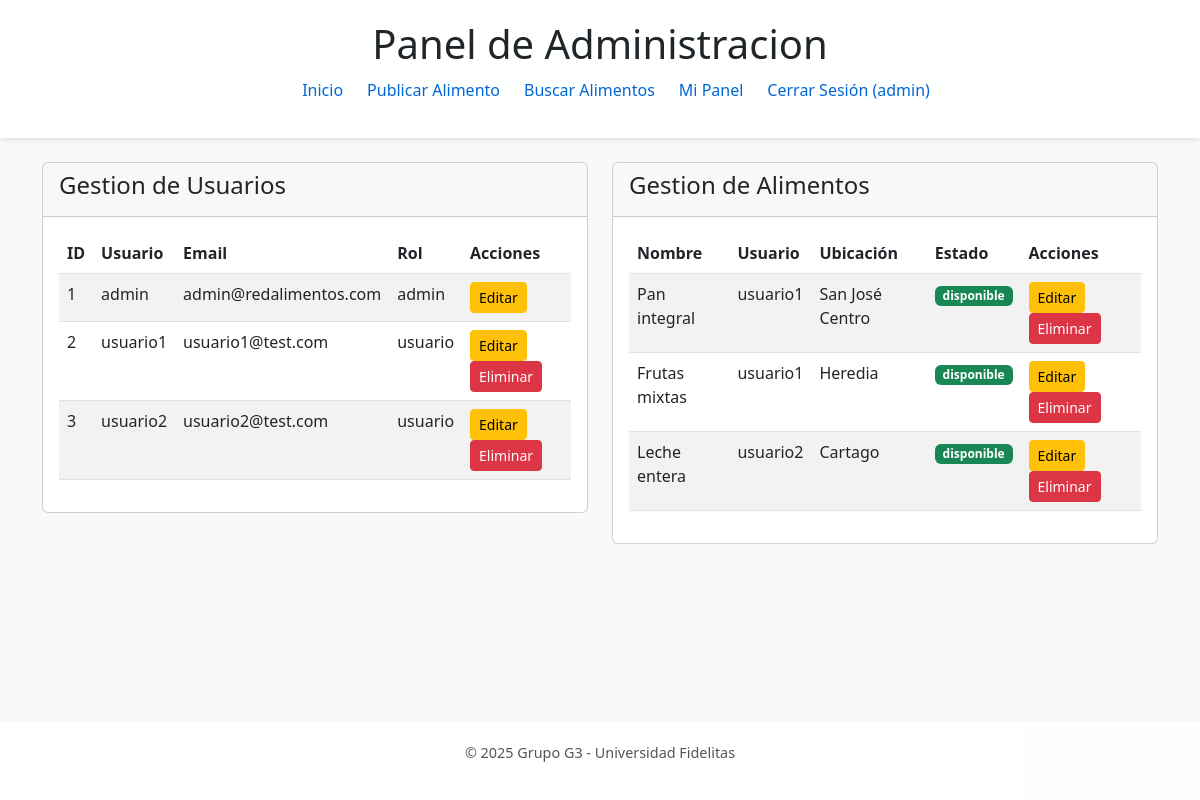
The page /admin.php (signed in) on the database its author committed.
### tables this page shows
CREATE TABLE usuarios (
    id INT AUTO_INCREMENT PRIMARY KEY,
    username VARCHAR(50) NOT NULL UNIQUE,
    email VARCHAR(100) NOT NULL UNIQUE,
    password VARCHAR(255) NOT NULL,
    rol ENUM('usuario', 'admin') DEFAULT 'usuario',
    fecha_registro TIMESTAMP DEFAULT CURRENT_TIMESTAMP
);

CREATE TABLE alimentos (
    id INT AUTO_INCREMENT PRIMARY KEY,
    nombre VARCHAR(100) NOT NULL,
    descripcion TEXT,
    fecha_caducidad DATE,
    imagen VARCHAR(255),
    ubicacion VARCHAR(200),
    usuario_id INT NOT NULL,
    fecha_publicacion TIMESTAMP DEFAULT CURRENT_TIMESTAMP,
    estado ENUM('disponible', 'intercambiado') DEFAULT 'disponible',
    FOREIGN KEY (usuario_id) REFERENCES usuarios(id) ON DELETE CASCADE
);

### admin.php (the view, shortened to what this page needs)
<?php
$conn = Database::connect();
$usuarios = $conn->query("SELECT * FROM usuarios ORDER BY id")->fetch_all(MYSQLI_ASSOC);
$alimentos = $conn->query("SELECT a.*, u.username FROM alimentos a JOIN usuarios u ON a.usuario_id = u.id ORDER BY a.fecha_publicacion DESC")->fetch_all(MYSQLI_ASSOC);
?>
<!DOCTYPE html>
<html>
<head>
    <link rel="stylesheet" href="css/style.css">
    <link href="https://cdn.jsdelivr.net/npm/bootstrap@5.3.0/dist/css/bootstrap.min.css" rel="stylesheet">
</head>
<body class="bg-light">
    <header>
        <h1>Panel de Administracion</h1>
        <nav>
            <ul>
                <li><a href="index.html">Inicio</a></li>
                <li><a href="publicar.php">Publicar Alimento</a></li>
                <li><a href="buscar.php">Buscar Alimentos</a></li>
                <li><a href="panel_usuario.php">Mi Panel</a></li>
                <li><a href="logout.php">Cerrar Sesión (<?= $_SESSION['username'] ?>)</a></li>
            </ul>
        </nav>
    </header>
    <div class="container mt-4">
        <div class="row">
            <div class="col-md-6">
                <div class="card">
                    <div class="card-header">
                        <h4>Gestion de Usuarios</h4>
                    </div>
                    <div class="card-body">
                        <div class="table-responsive">
                            <table class="table table-striped">
                                <thead>
                                    <tr>
                                        <th>ID</th>
                                        <th>Usuario</th>
                                        <th>Email</th>
                                        <th>Rol</th>
                                        <th>Acciones</th>
                                    </tr>
                                </thead>
                                <tbody>
                                    <?php foreach ($usuarios as $usuario): ?>
                                        <tr>
                                            <td><?= $usuario['id'] ?></td>
                                            <td><?= htmlspecialchars($usuario['username']) ?></td>
                                            <td><?= htmlspecialchars($usuario['email']) ?></td>
                                            <td><?= $usuario['rol'] ?></td>
                                            <td>
                                                <button class="btn btn-warning btn-sm" data-bs-toggle="modal"
                                                    data-bs-target="#modalEditarUsuario<?= $usuario['id'] ?>">Editar</button>
                                                <?php if ($usuario['id'] != $_SESSION['usuario_id']): ?>
                                                    <a href="?eliminar_usuario=<?= $usuario['id'] ?>"
                                                        class="btn btn-danger btn-sm"
                                                        onclick="return confirm('¿Eliminar usuario?')">Eliminar</a>
                                                <?php endif; ?>
                                            </td>
                                        </tr>
                                    <?php endforeach; ?>
                                </tbody>
                            </table>
                        </div>
                    </div>
                </div>
            </div>
            <div class="col-md-6">
                <div class="card">
                    <div class="card-header">
                        <h4>Gestion de Alimentos</h4>
                    </div>
                    <div class="card-body">
                        <div class="table-responsive">
                            <table class="table table-striped">
                                <thead>
                                    <tr>
                                        <th>Nombre</th>
                                        <th>Usuario</th>
                                        <th>Ubicación</th>
                                        <th>Estado</th>
                                        <th>Acciones</th>
                                    </tr>
                                </thead>
                                <tbody>
                                    <?php foreach ($alimentos as $alimento): ?>
                                        <tr>
                                            <td><?= htmlspecialchars($alimento['nombre']) ?></td>
                                            <td><?= htmlspecialchars($alimento['username']) ?></td>
                                            <td><?= htmlspecialchars($alimento['ubicacion']) ?></td>
                                            <td>
                                                <span
                                                    class="badge <?= $alimento['estado'] == 'disponible' ? 'bg-success' : 'bg-secondary' ?>">
                                                    <?= $alimento['estado'] ?>
                                                </span>
                                            </td>
                                            <td>
                                                <button class="btn btn-warning btn-sm" data-bs-toggle="modal"
                                                    data-bs-target="#modalEditarAlimento<?= $alimento['id'] ?>">Editar</button>
                                                <a href="?eliminar_alimento=<?= $alimento['id'] ?>"
                                                    class="btn btn-danger btn-sm"
                                                    onclick="return confirm('¿Eliminar alimento?')">Eliminar</a>
                                            </td>
                                        </tr>
                                    <?php endforeach; ?>
                                </tbody>
                            </table>
                        </div>
                    </div>
                </div>
            </div>
        </div>
    </div>
    <footer>
        <p>© 2025 Grupo G3 - Universidad Fidelitas</p>
    </footer>
</body>
</html>

### css/style.css (style rules this page uses)
body { font-family: 'Segoe UI', Tahoma, sans-serif; color: #333; line-height: 1.6; padding-bottom: 100px; }
header { background: #ffffffdd; backdrop-filter: blur(5px); padding: 20px; text-align: center; box-shadow: 0 2px 4px rgba(0, 0, 0, 0.1); }
nav ul { list-style: none; display: flex; justify-content: center; margin-top: 10px; }
nav a { text-decoration: none; color: #0366d6; font-weight: 500; padding: 8px 12px; border-radius: 4px; }
p { margin-bottom: 20px; }
button { background: #28a745; color: #fff; border: none; padding: 10px 16px; border-radius: 4px; font-size: 1em; }
footer { text-align: center; padding: 20px 0; background: #ffffffdd; position: fixed; bottom: 0; left: 0; width: 100%; font-size: 0.9em; color: #555; }

### rows shown on the page
usuarios: id "1", username "admin", email "admin@redalimentos.com", rol "admin"
usuarios: id "2", username "usuario1", email "usuario1@test.com", rol "usuario"
usuarios: id "3", username "usuario2", email "usuario2@test.com", rol "usuario"
alimentos: nombre "Pan integral", usuario.username "usuario1", ubicacion "San José Centro", estado "disponible"
alimentos: nombre "Frutas mixtas", usuario.username "usuario1", ubicacion "Heredia", estado "disponible"
alimentos: nombre "Leche entera", usuario.username "usuario2", ubicacion "Cartago", estado "disponible"

### other values the page prints
$_SESSION['username'] "admin"
